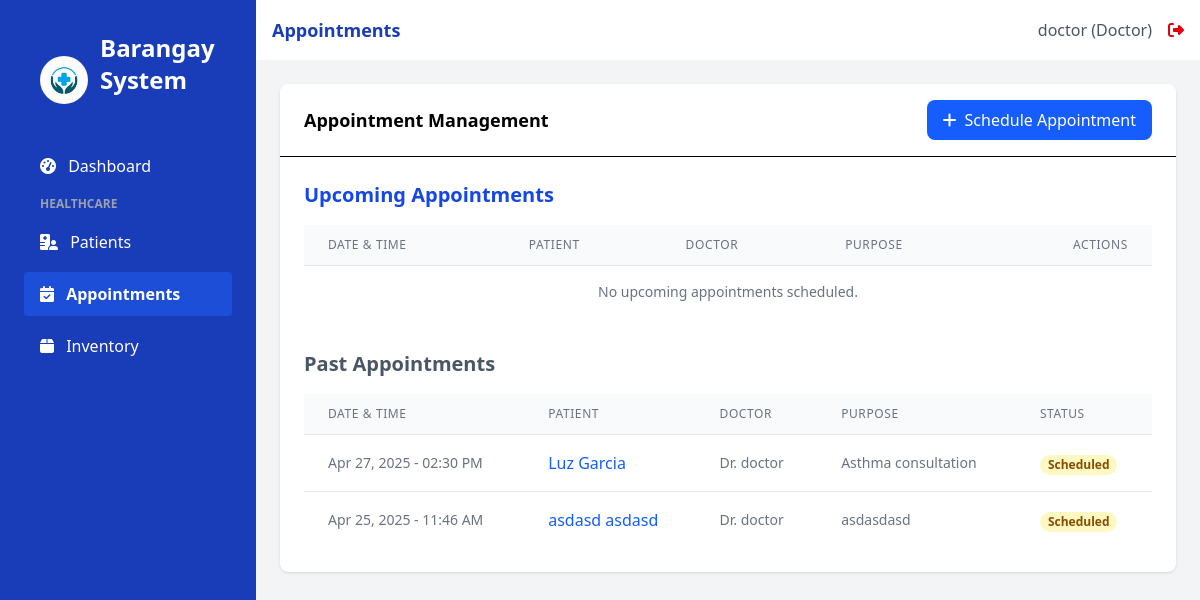
The app's page /appointments (signed in) with its own data.
### app.py (models this page shows, shortened)
class User(UserMixin, db.Model):
    id = db.Column(db.Integer, primary_key=True)
    username = db.Column(db.String(100), unique=True, nullable=False)
    email = db.Column(db.String(100), unique=True, nullable=False)
    password_hash = db.Column(db.String(200), nullable=False)
    role = db.Column(db.String(20), nullable=False, default='staff')  # admin, doctor, nurse, staff
    created_at = db.Column(db.DateTime, default=datetime.utcnow)
    issued_certificates = db.relationship('Certificate', backref='issuer', lazy=True)

class Appointment(db.Model):
    id = db.Column(db.Integer, primary_key=True)
    patient_id = db.Column(db.Integer, db.ForeignKey('patient.id'), nullable=False)
    doctor_id = db.Column(db.Integer, db.ForeignKey('user.id'))
    appointment_date = db.Column(db.DateTime, nullable=False)
    purpose = db.Column(db.String(200), nullable=False)
    status = db.Column(db.String(20), default='scheduled')  # scheduled, completed, cancelled
    notes = db.Column(db.Text)
    created_at = db.Column(db.DateTime, default=datetime.utcnow)
    patient = db.relationship('Patient', backref='appointments')
    doctor = db.relationship('User', backref='doctor_appointments')

class Resident(db.Model):
    id = db.Column(db.Integer, primary_key=True)
    first_name = db.Column(db.String(100), nullable=False)
    last_name = db.Column(db.String(100), nullable=False)
    address = db.Column(db.String(200), nullable=False)
    contact_number = db.Column(db.String(20))
    birth_date = db.Column(db.Date)
    created_at = db.Column(db.DateTime, default=datetime.utcnow)
    is_patient = db.Column(db.Boolean, default=False)

### app.py (the view)
@app.route('/appointments')
@login_required
def appointments():
    today = datetime.utcnow().date()
    upcoming = Appointment.query.filter(
        Appointment.appointment_date.cast(db.Date) >= today,
        Appointment.status == 'scheduled'
    ).order_by(Appointment.appointment_date).all()
    past = Appointment.query.filter(
        Appointment.appointment_date.cast(db.Date) < today,
        Appointment.status.in_(['scheduled', 'completed'])
    ).order_by(Appointment.appointment_date.desc()).all()
    return render_template('appointments.html',
                          title='Appointments',
                          upcoming=upcoming,
                          past=past)

### app.py (called while the page is built)
@login_manager.user_loader
def load_user(user_id):
    return User.query.get(int(user_id))

### templates/appointments.html
{% extends 'base.html' %}
{% block content %}
<div class="bg-white rounded-lg shadow">
    <div class="border-b px-6 py-4 flex items-center justify-between">
        <h2 class="font-semibold text-lg">Appointment Management</h2>
        <a href="{{ url_for('add_appointment') }}" class="bg-blue-600 hover:bg-blue-700 text-white px-4 py-2 rounded-lg flex items-center">
            <i class="fas fa-plus mr-2"></i> Schedule Appointment
        </a>
    </div>
    <div class="p-6">
        <div class="mb-8">
            <h3 class="text-xl font-semibold mb-4 text-blue-700">Upcoming Appointments</h3>
            <div class="overflow-x-auto">
                <table class="min-w-full divide-y divide-gray-200">
                    <thead class="bg-gray-50">
                        <tr>
                            <th class="px-6 py-3 text-left text-xs font-medium text-gray-500 uppercase tracking-wider">Date & Time</th>
                            <th class="px-6 py-3 text-left text-xs font-medium text-gray-500 uppercase tracking-wider">Patient</th>
                            <th class="px-6 py-3 text-left text-xs font-medium text-gray-500 uppercase tracking-wider">Doctor</th>
                            <th class="px-6 py-3 text-left text-xs font-medium text-gray-500 uppercase tracking-wider">Purpose</th>
                            <th class="px-6 py-3 text-right text-xs font-medium text-gray-500 uppercase tracking-wider">Actions</th>
                        </tr>
                    </thead>
                    <tbody class="bg-white divide-y divide-gray-200">
                        {% if upcoming %}
                            {% for appointment in upcoming %}
                            <tr>
                                <td class="px-6 py-4 whitespace-nowrap text-sm text-gray-500">
                                    {{ appointment.appointment_date.strftime('%b %d, %Y - %I:%M %p') }}
                                </td>
                                <td class="px-6 py-4 whitespace-nowrap">
                                    <a href="{{ url_for('patient_details', id=appointment.patient.id) }}" class="font-medium text-blue-600 hover:underline">
                                        {{ appointment.patient.resident.first_name }} {{ appointment.patient.resident.last_name }}
                                    </a>
                                </td>
                                <td class="px-6 py-4 whitespace-nowrap text-sm text-gray-500">
                                    Dr. {{ appointment.doctor.username }}
                                </td>
                                <td class="px-6 py-4 text-sm text-gray-500">
                                    {{ appointment.purpose|truncate(40) }}
                                </td>
                                <td class="px-6 py-4 whitespace-nowrap text-right text-sm font-medium">
                                    <a href="{{ url_for('add_medical_record', patient_id=appointment.patient.id, appointment_id=appointment.id) }}" class="text-green-600 hover:text-green-900 mr-3" title="Add Record">
                                        <i class="fas fa-notes-medical"></i>
                                    </a>
                                    <button class="text-red-600 hover:text-red-900" title="Cancel Appointment">
                                        <i class="fas fa-times-circle"></i>
                                    </button>
                                </td>
                            </tr>
                            {% endfor %}
                        {% else %}
                            <tr>
                                <td colspan="5" class="px-6 py-4 text-center text-sm text-gray-500">
                                    No upcoming appointments scheduled.
                                </td>
                            </tr>
                        {% endif %}
                    </tbody>
                </table>
            </div>
        </div>
        <div>
            <h3 class="text-xl font-semibold mb-4 text-gray-600">Past Appointments</h3>
            <div class="overflow-x-auto">
                <table class="min-w-full divide-y divide-gray-200">
                    <thead class="bg-gray-50">
                        <tr>
                            <th class="px-6 py-3 text-left text-xs font-medium text-gray-500 uppercase tracking-wider">Date & Time</th>
                            <th class="px-6 py-3 text-left text-xs font-medium text-gray-500 uppercase tracking-wider">Patient</th>
                            <th class="px-6 py-3 text-left text-xs font-medium text-gray-500 uppercase tracking-wider">Doctor</th>
                            <th class="px-6 py-3 text-left text-xs font-medium text-gray-500 uppercase tracking-wider">Purpose</th>
                            <th class="px-6 py-3 text-left text-xs font-medium text-gray-500 uppercase tracking-wider">Status</th>
                        </tr>
                    </thead>
                    <tbody class="bg-white divide-y divide-gray-200">
                        {% if past %}
                            {% for appointment in past %}
                            <tr>
                                <td class="px-6 py-4 whitespace-nowrap text-sm text-gray-500">
                                    {{ appointment.appointment_date.strftime('%b %d, %Y - %I:%M %p') }}
                                </td>
                                <td class="px-6 py-4 whitespace-nowrap">
                                    <a href="{{ url_for('patient_details', id=appointment.patient.id) }}" class="font-medium text-blue-600 hover:underline">
                                        {{ appointment.patient.resident.first_name }} {{ appointment.patient.resident.last_name }}
                                    </a>
                                </td>
                                <td class="px-6 py-4 whitespace-nowrap text-sm text-gray-500">
                                    Dr. {{ appointment.doctor.username }}
                                </td>
                                <td class="px-6 py-4 text-sm text-gray-500">
                                    {{ appointment.purpose|truncate(40) }}
                                </td>
                                <td class="px-6 py-4 whitespace-nowrap">
                                    <span class="px-2 inline-flex text-xs leading-5 font-semibold rounded-full
                                        {% if appointment.status == 'completed' %}bg-green-100 text-green-800
                                        {% elif appointment.status == 'scheduled' %}bg-yellow-100 text-yellow-800
                                        {% elif appointment.status == 'cancelled' %}bg-red-100 text-red-800
                                        {% else %}bg-gray-100 text-gray-800{% endif %}">
                                        {{ appointment.status|capitalize }}
                                    </span>
                                </td>
                            </tr>
                            {% endfor %}
                        {% else %}
                            <tr>
                                <td colspan="5" class="px-6 py-4 text-center text-sm text-gray-500">
                                    No past appointment records found.
                                </td>
                            </tr>
                        {% endif %}
                    </tbody>
                </table>
            </div>
        </div>
    </div>
</div>
{% endblock %}

### templates/base.html (shortened to what this page needs)
<!DOCTYPE html>
<html lang="en">
<head>
    <script src="https://cdn.jsdelivr.net/npm/@tailwindcss/browser@4"></script>
    <link rel="stylesheet" href="https://cdnjs.cloudflare.com/ajax/libs/font-awesome/6.4.0/css/all.min.css">
</head>
<body class="bg-gray-50 flex h-screen">
    <div class="bg-blue-800 text-white w-64 py-4 flex-shrink-0 hidden md:block">
        <div class="px-6">
            <div class="p-4 flex items-center">
                <img src="{{ url_for('static', filename='images/logo.jpg') }}" alt="Barangay Logo" class="h-12 w-12 mr-3 rounded-full">
                <h1 class="text-2xl font-bold mb-8">Barangay System</h1>
            </div>
            <nav>
                <a href="{{ url_for('index') }}" class="sidebar-link block py-2.5 px-4 rounded transition duration-200 {% if request.path == url_for('index') %}sidebar-active{% else %}hover:bg-blue-700{% endif %} mb-2">
                    <i class="fas fa-tachometer-alt mr-2"></i> Dashboard
                </a>
                {% if current_user.role != 'staff' %}
                <div class="mb-4">
                    <p class="text-xs uppercase text-gray-400 font-semibold mb-2 pl-4">Healthcare</p>
                    <a href="{{ url_for('patients') }}" class="sidebar-link block py-2.5 px-4 rounded transition duration-200 {% if request.path == url_for('patients') %}sidebar-active{% else %}hover:bg-blue-700{% endif %} mb-2">
                        <i class="fas fa-hospital-user mr-2"></i> Patients
                    </a>
                    <a href="{{ url_for('appointments') }}" class="sidebar-link block py-2.5 px-4 rounded transition duration-200 {% if request.path == url_for('appointments') %}sidebar-active{% else %}hover:bg-blue-700{% endif %} mb-2">
                        <i class="fas fa-calendar-check mr-2"></i> Appointments
                    </a>
                    <a href="{{ url_for('inventory') }}" class="sidebar-link block py-2.5 px-4 rounded transition duration-200 {% if request.path == url_for('inventory') %}sidebar-active{% else %}hover:bg-blue-700{% endif %} mb-2">
                        <i class="fas fa-box mr-2"></i> Inventory
                    </a>
                </div>
                {% endif %}
            </nav>
        </div>
    </div>
    <div class="flex-1 flex flex-col overflow-hidden">
        <header class="bg-white shadow-sm py-4 px-4">
            <div class="flex items-center justify-between">
                <div class="text-lg font-semibold text-blue-800">{{ title }}</div>
                {% if current_user.is_authenticated %}
                <div class="flex items-center">
                    <span class="text-gray-600 mr-4">{{ current_user.username }} ({{ current_user.role|capitalize }})</span>
                    <a href="{{ url_for('logout') }}" class="text-red-600 hover:text-red-800">
                        <i class="fas fa-sign-out-alt"></i>
                    </a>
                </div>
                {% endif %}
            </div>
        </header>
        <main class="flex-1 overflow-x-hidden overflow-y-auto bg-gray-100 p-6">
            {% block content %}{% endblock %}
        </main>
    </div>
</body>
</html>

### templates/base.html (style rules this page uses)
.sidebar-active { background-color: #1D4ED8; color: white; font-weight: 600; }

### records on screen
User: username "doctor", role "Doctor"
Appointment: appointment_date "Apr 27, 2025 - 02:30 PM", patient.resident.first_name "Luz", patient.resident.last_name "Garcia", doctor.username "doctor", purpose "Asthma consultation", status "Scheduled"
Appointment: appointment_date "Apr 25, 2025 - 11:46 AM", patient.resident.first_name "asdasd", patient.resident.last_name "asdasd", doctor.username "doctor", purpose "asdasdasd", status "Scheduled"

### other values on screen
{{ title }} "Appointments"
